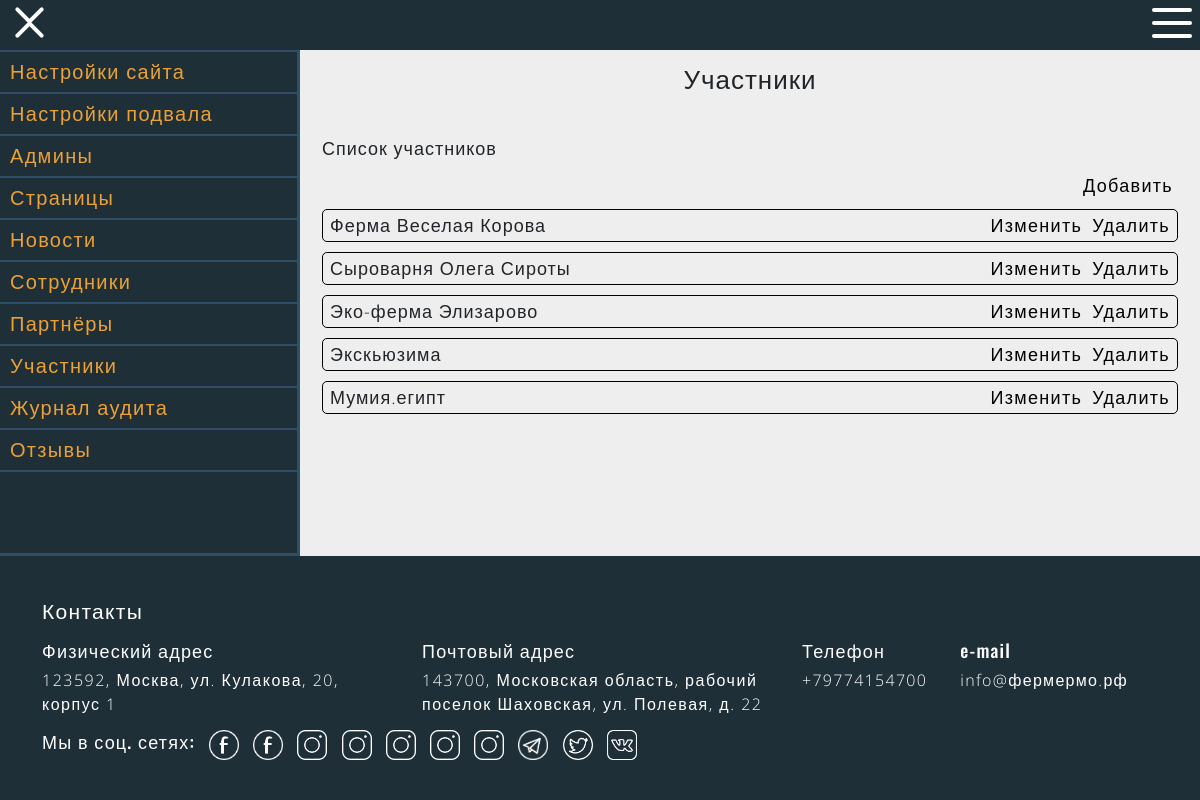
The page /admin-list-member (signed in) on the database its author committed.
### data/member.py (models this page shows, shortened)
class Member(SqlAlchemyBase, SerializerMixin):
    __tablename__ = 'member'
    id = sqlalchemy.Column(sqlalchemy.Integer, primary_key=True, autoincrement=True)
    name = sqlalchemy.Column(sqlalchemy.String, nullable=True)
    logo = sqlalchemy.Column(sqlalchemy.String, nullable=True)
    image = sqlalchemy.Column(sqlalchemy.String, nullable=True)
    text = sqlalchemy.Column(sqlalchemy.String, nullable=True)
    link = sqlalchemy.Column(sqlalchemy.String, nullable=True)
    socialmedia = sqlalchemy.Column(sqlalchemy.String, nullable=True)
    address = sqlalchemy.Column(sqlalchemy.String, nullable=True)
    coord = sqlalchemy.Column(sqlalchemy.String, nullable=True)
    province = sqlalchemy.Column(sqlalchemy.String, nullable=True)
    occupation = sqlalchemy.Column(sqlalchemy.String, nullable=True)
    created_date = sqlalchemy.Column(sqlalchemy.DateTime, default=datetime.now())
    author_id = sqlalchemy.Column(sqlalchemy.Integer, sqlalchemy.ForeignKey("user.id"))
    author = orm.relation('User')

### run.py (the view)
@application.route("/admin-list-member")
@login_required
def admin_list_member():
    if current_user.status > 0:
        clear_old_files(current_user.email, get_path())
        clear_folder(get_path("/logo"))
        clear_folder(get_path("/image"))
        memberlist = get_member_list()
        return get_render_template('list/admin-list-member.html', title='Участники', memberlist=memberlist)
    return you_dont_have_permission()

### data/Inner/MemberInnerAPI.py (called while the page is built)
def get_member_list():
    session = db_session.create_session()
    members = session.query(Member).all()
    session.close()
    return [item.to_dict(only=('id', 'name', 'logo', 'image', 'text', 'address', 'coord', 'province', 'occupation', 'link', "socialmedia")) for item in members]

### data/db_session.py (called while the page is built)
def create_session() -> Session:
    global __factory
    return __factory()

### run.py (called while the page is built)
def get_render_template(template, **kwargs):
    return render_template(template, special_params=get_special_params(), **kwargs)

def get_path(end=""):
    return f"tmp/{current_user.email}{end}"

def clear_old_files(key, path):
    admin_images[key] = []
    delete_folder(path)

@login_manager.user_loader
def load_user(user_id):
    session = db_session.create_session()
    a = session.query(User).get(user_id)
    session.close()
    return a

def clear_folder(folder_name, path=application.config['UPLOAD_FOLDER']):
    delete_folder(folder_name, path=path)
    os.makedirs(path+folder_name)

def delete_folder(folder_name, path=application.config['UPLOAD_FOLDER']):
    if os.path.exists(path+folder_name):
        for filename in os.listdir(path + folder_name):
            if os.path.isdir(f"{path}{folder_name}/{filename}"):
                delete_folder(f"{folder_name}/{filename}")
            else:
                os.remove(f"{path}{folder_name}/{filename}")
        os.rmdir(path+folder_name)

def get_special_params():
    global load_new_footer_params, load_new_params, load_seo_params
    if load_new_footer_params:
        load_new_footer_params = False
        set_footer_params()
    if load_new_params:
        load_new_params = False
        set_other_params()
    if load_seo_params:
        load_seo_params = False
        set_seo_params()
    local_special_params = special_params.copy()
    local_special_params["is_admin"] = not current_user.is_anonymous
    return local_special_params

### templates/list/admin-list-member.html
{% extends "admin-panel.html" %}
{% block adminblock %}
<p class="settings-title">{{title}}</p>
<div class="settings">
    <p>Список участников</p>
    <div class="settings-add">
        <a class="settings-element-add" href="/admin-create-member">Добавить</a>
    </div>
    {% for member in memberlist %}
    <div class="settings-element">
        <p class="settings-element-title">{{member['name']}}</p>
        <a class="settings-element-edit" href="/admin-edit-member/{{member['id']}}">Изменить</a>
        <a class="settings-element-delete" href="/admin-delete-member/{{member['id']}}">Удалить</a>
    </div>
    {% endfor %}
</div>
{% endblock %}

### static/css/style.css (style rules this page uses)
*, *::before, *::after { margin: 0; padding: 0; }
body { padding-top: 50px; min-height: 100vh; background: #f4f4f4; display: flex; flex-direction: column; }
p { font-family: 'Open Sans', sans-serif; font-weight: 300; }
a { font-family: 'Open Sans', sans-serif; font-weight: 300; color: inherit; text-decoration: none; letter-spacing: 1.3px; }

### static/css/admin-panel.css (style rules this page uses)
.settings { padding: 10px; }
.settings p { overflow-wrap: break-word; word-wrap: break-word; -ms-word-break: break-all; word-break: break-all; word-break: break-word; -ms-hyphens: auto; -moz-hyphens: auto; -webkit-hyphens: auto; hyphens: auto; margin: 0; }
.settings-title { padding: 10px; width: 100%; text-align: center; font-size: 24px; }
.settings-element { display: flex; padding: 2px; border: 1px solid black; border-radius: 5px; margin-bottom: 10px; }
.settings-element-title { padding-left: 5px; flex: 1 0; }
.settings-element-edit, .settings-element-delete, .settings-element-add, .settings-element-move, .settings-element-move-empty, .element-exit { color: black; padding: 0 5px; }
.settings-title { font-size: 26px; }
.settings-add { margin: 10px 0; display: flex; width: 100%; justify-content: flex-end; }

### rows shown on the page
Member: name "Ферма Веселая Корова"
Member: name "Сыроварня Олега Сироты"
Member: name "Эко-ферма Элизарово"
Member: name "Экскьюзима"
Member: name "Мумия.египт"

### other values the page prints
{{ title }} "Участники"
{{ special_params["address"][0]["place"] }} "123592, Москва, ул. Кулакова, 20, корпус 1"
{{ special_params["address"][1]["place"] }} "143700, Московская область, рабочий поселок Шаховская, ул. Полевая, д. 22"
{{ phone['number'] }} "+79774154700"
{{ email['email_address'] }} "info@фермермо.рф"
